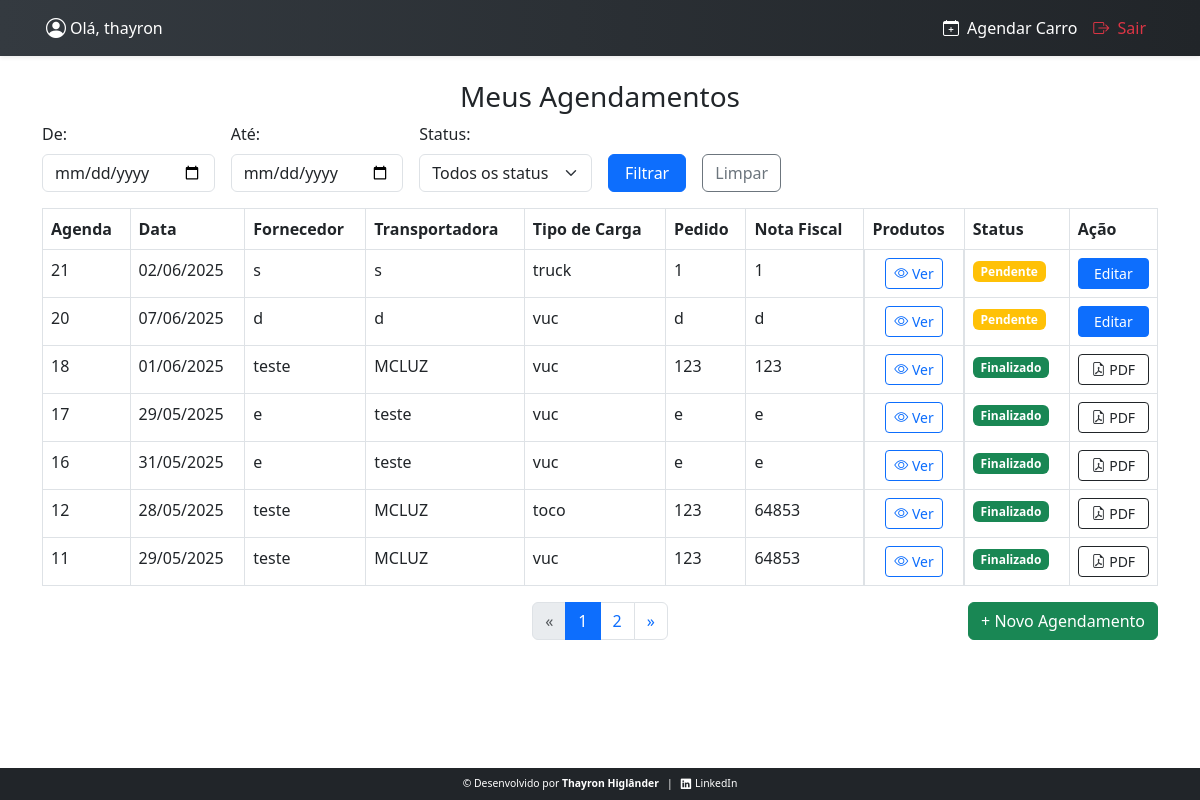
Screenshot of /agendamentos/ (signed in) with the database file from the repository.
### usuarios/models.py (models this page shows)
class CustomUser(AbstractUser):
    is_gerente = models.BooleanField(default=False)

### agendamentos/models.py (models this page shows, shortened)
class Agendamento(models.Model):
    usuario = models.ForeignKey(settings.AUTH_USER_MODEL, on_delete=models.CASCADE)
    data_hora = models.DateTimeField()
    cnpj = models.CharField(max_length=18)
    fornecedor = models.CharField(max_length=100)
    email = models.EmailField(max_length=500)
    transportadora = models.CharField(max_length=100)
    nota_fiscal = models.CharField(max_length=100)
    pedido = models.CharField(max_length=100,null=True,blank=True)
    GALPAO_CHOICES = [
        ('galpao1', 'galpão1'),
        ('galpao2', 'galpão2'),
        ('galpao3', 'galpão3'),
        ('galpao4', 'galpão4'),
    ]
    galpao = models.CharField("Galpão", max_length=20,choices=GALPAO_CHOICES,null=True,blank=True)
    TIPO_CARRO_CHOICES = [
        ('vuc', 'VUC'),
        ('toco', 'Toco'),
        ('truck', 'Truck'),
        ('carreta', 'Carreta'),
    ]
    tipo_carro = models.CharField("Tipo", max_length=20,choices=TIPO_CARRO_CHOICES,)
    STATUS_CHOICES = [
        ('pendente', 'Pendente'),
        ('confirmado', 'Confirmado'),
        ('cancelado', 'Cancelado'),
        ('finalizado', 'Finalizado'),
        ('atrasado', 'Atrasado'),
    ]
    status = models.CharField(max_length=20, choices=STATUS_CHOICES, default='pendente')
    criado_em = models.DateTimeField(auto_now_add=True)
    def cubagem_total(self):
        return self.itens.aggregate(total=Sum('cubagem'))['total'] or 0

### agendamentos/views.py (the view)
# urls.py: path('agendamentos/', views.painel_user, name='painel_user'),
@login_required
def painel_user(request):
    data_inicial = request.GET.get('data_inicial')
    data_final = request.GET.get('data_final')
    status = request.GET.get('status')
    mercadoria = request.GET.get('mercadoria')
    agendamentos = Agendamento.objects.filter(usuario=request.user)
    data_inicial = request.GET.get('data_inicial')
    data_final = request.GET.get('data_final')
    if data_inicial:
        try:
            data_inicial_date = datetime.strptime(data_inicial, '%Y-%m-%d').date()
            agendamentos = agendamentos.filter(data_hora__date__gte=data_inicial_date)
        except ValueError:
            data_inicial = ''
    if data_final:
        try:
            data_final_date = datetime.strptime(data_final, '%Y-%m-%d').date()
            agendamentos = agendamentos.filter(data_hora__date__lte=data_final_date)
        except ValueError:
            data_final = ''
    if status:
        agendamentos = agendamentos.filter(status=status)
    if mercadoria:
        agendamentos = agendamentos.filter(itens__mercadoria__icontains=mercadoria).distinct()
    agendamentos = agendamentos.order_by('-id')
    paginator = Paginator(agendamentos, 7)
    page_number = request.GET.get('page')
    page_obj = paginator.get_page(page_number)
    context = {
        'page_obj': page_obj,
        'data_inicial': data_inicial,
        'data_final': data_final,
        'mercadoria': mercadoria,
        'status': status,
        'status_choices': Agendamento.STATUS_CHOICES,
    }
    return render(request, 'agendamento/painel_user.html', context)

### templates/agendamento/painel_user.html (shortened to what this page needs)
{% extends 'base.html' %}
{% block content %}
<h3 class="text-center">Meus Agendamentos</h3>
<form method="get" class="row g-3 mb-3">
   <div class="col-6 col-md-2">
        <label for="data_inicial" class="form-label">De:</label>
        <input type="date" id="data_inicial" name="data_inicial" class="form-control"
            value="{{ data_inicial|default:'' }}">
    </div>
    <div class="col-6 col-md-2">
        <label for="data_final" class="form-label">Até:</label>
        <input type="date" id="data_final" name="data_final" class="form-control"
            value="{{ data_final|default:'' }}">
    </div>
    <div class="col-12 col-md-2">
        <label for="status" class="form-label">Status:</label>
        <select name="status" id="status" class="form-select">
            <option value="" {% if not status %}selected{% endif %}>Todos os status</option>
        </select>
    </div>
    <div class="col-6 col-md-1 d-grid align-self-end">
        <button type="submit" class="btn btn-primary w-100">Filtrar</button>
    </div>
    <div class="col-6 col-md-1 d-grid align-self-end">
        <a href="{% url 'painel_user' %}" class="btn btn-outline-secondary w-100">Limpar</a>
    </div>
</form>
<table class="table table-bordered">
    <thead class="thead-dark">
        <tr>
            <th>Agenda</th>
            <th>Data</th>
            <th>Fornecedor</th>
            <th>Transportadora</th>
            <th>Tipo de Carga</th>
            <th>Pedido</th>
            <th>Nota Fiscal</th>
            <th>Produtos</th>
            <th>Status</th>
            <th>Ação</th>
        </tr>
    </thead>
    <tbody>
        {% for ag in page_obj %}
        <tr>
            <td data-label="Agenda">{{ ag.id }}</td>
            <td data-label="Data">{{ ag.data_hora|date:"d/m/Y" }}</td>
            <td data-label="Fornecedor">{{ ag.fornecedor }}</td>
            <td data-label="Transportadora">{{ ag.transportadora }}</td>
            <td data-label="Tipo de Carga">{{ ag.tipo_carro }}</td>
            <td data-label="Pedido">{{ ag.pedido }}</td>
            <td data-label="Nota Fiscal">{{ ag.nota_fiscal }}</td>
            <td data-label="Produtos" class="produtos-cell text-center">
                {% if ag.itens.exists %}
                <button type="button" class="btn btn-outline-primary btn-sm btn-ver-produtos" data-bs-toggle="modal" data-bs-target="#produtosModal{{ ag.id }}">
                    <i class="bi bi-eye"></i> Ver
                </button>
                {% else %}
                <span class="text-muted">Nenhum produto</span>
                {% endif %}
            </td>
            <td data-label="Status">
                {% if ag.status == 'pendente' %}
                    <span class="badge bg-warning">Pendente</span>
                {% elif ag.status == 'confirmado' %}
                    <span class="badge bg-info">Confirmado</span>
                {% elif ag.status == 'cancelado' %}
                    <span class="badge bg-danger">Cancelado</span>
                {% elif ag.status == 'finalizado' %}
                    <span class="badge bg-success">Finalizado</span>
                {% elif ag.status == 'atrasado' %}
                        <span class="badge bg-dark">Atrasado</span>
                {% endif %}
            </td>
            <td data-label="Ação">
                {% if ag.status == 'pendente' %}
                <a href="{% url 'agendamento_editar' ag.pk %}" class="btn btn-primary btn-sm w-100">Editar</a>
                {% else %}
                <a href="{% url 'baixar_agendamento_pdf' ag.id %}" class="btn btn-outline-dark btn-sm w-100" target="_blank">
                    <i class="bi bi-file-earmark-pdf"></i> PDF
                </a>
                {% endif %}
            </td>
        </tr>
        {% empty %}
        <tr>
            <td colspan="10" class="text-center">Nenhum agendamento cadastrado.</td>
        </tr>
        {% endfor %}
    </tbody>
</table>
<div class="position-relative mb-4">
    <div class="d-flex justify-content-center">
        {% include 'paginacao.html' %}
    </div>
    <a href="{% url 'agendamento_criar' %}"
       class="btn btn-success position-absolute top-0 end-0">
       + Novo Agendamento
    </a>
</div>
{% endblock %}

### templates/base.html (shortened to what this page needs)
{% load static %}
<!DOCTYPE html>
<html lang="pt-br">
<head>
    <link rel="stylesheet" href="{% static 'css/styles.css' %}" />
    <link
        rel="stylesheet"
        href="https://cdn.jsdelivr.net/npm/bootstrap@5.3.0/dist/css/bootstrap.min.css"
    />
    <link
        rel="stylesheet"
        href="https://cdn.jsdelivr.net/npm/bootstrap-icons@1.10.5/font/bootstrap-icons.css"
    />
</head>
<body>
<nav class="navbar navbar-expand-lg shadow-sm">
    <div class="container position-relative">
        {% if user.is_authenticated %}
            <div class="navbar-user-left d-none d-sm-flex align-items-center position-absolute start-0 ps-3" style="top: 50%; transform: translateY(-50%); z-index: 1000;">
                <i class="bi bi-person-circle fs-5 text-white me-1"></i>
                <span class="text-white">Olá, {{ request.user }}</span>
            </div>
        {% endif %}
        <div class="collapse navbar-collapse" id="navbarNav">
            <ul class="navbar-nav ms-auto align-items-center">
                {% if user.is_authenticated %}
                    <li class="nav-item">
                        <a class="nav-link" href="{% url 'agendamento_criar' %}">
                            <i class="bi bi-calendar-plus me-1"></i> Agendar Carro
                        </a>
                    </li>
                    <li class="nav-item">
                        <a class="nav-link text-danger" href="{% url 'logout' %}">
                            <i class="bi bi-box-arrow-right me-1"></i> Sair
                        </a>
                    </li>
                {% else %}
                    <li class="nav-item">
                        <a class="nav-link" href="{% url 'login' %}">
                            <i class="bi bi-box-arrow-in-right me-1"></i> Entrar
                        </a>
                    </li>
                {% endif %}
            </ul>
        </div>
    </div>
</nav>
<main class="container my-4">
    {% block content %}{% endblock %}
</main>
<footer class="fixed-bottom py-2 bg-dark text-white">
    <div class="container d-flex justify-content-center align-items-center gap-2 flex-wrap">
        <span>© Desenvolvido por <strong>Thayron Higlânder</strong></span>
        <span class="text-white">|</span>
        <a href="https://www.linkedin.com/in/thayron-higlander" target="_blank" class="text-white text-decoration-none d-flex align-items-center">
            <i class="bi bi-linkedin me-1"></i> LinkedIn
        </a>
    </div>
</footer>
</body>
</html>

### staticfiles/css/styles.css (style rules this page uses)
body { padding-bottom: 90px; background-color: #f8f9fa; }
.navbar { background: linear-gradient(to right, #343a40, #212529); min-height: 56px; position: relative; padding-top: 0.3rem; padding-bottom: 0.3rem; overflow: visible; }
.navbar-brand, .nav-link, .navbar-text { font-weight: 500; color: white !important; }
.navbar .container { display: flex; align-items: center; justify-content: space-between; padding-left: 1rem; padding-right: 1rem; position: relative; }
footer { background-color: #212529; font-size: 0.65rem; color: #f8f9fa; width: 100%; position: fixed; bottom: 0; left: 0; padding: 0.3rem 0.8rem; white-space: nowrap; overflow-x: auto; }
footer a { color: #f8f9fa; text-decoration: none; }

### templates/agendamento/painel_user.html (style rules this page uses)
.produtos-cell { display: flex; justify-content: center; align-items: center; height: 100%; position: relative; }
.produtos-cell .btn-ver-produtos { position: static; transform: none; }

### rows the page displays
CustomUser: user "thayron"
Agendamento: id "21", data_hora "02/06/2025", fornecedor "s", transportadora "s", tipo_carro "truck", pedido "1", nota_fiscal "1", status "Pendente"
Agendamento: id "20", data_hora "07/06/2025", fornecedor "d", transportadora "d", tipo_carro "vuc", pedido "d", nota_fiscal "d", status "Pendente"
Agendamento: id "18", data_hora "01/06/2025", fornecedor "teste", transportadora "MCLUZ", tipo_carro "vuc", pedido "123", nota_fiscal "123", status "Finalizado"
Agendamento: id "17", data_hora "29/05/2025", fornecedor "e", transportadora "teste", tipo_carro "vuc", pedido "e", nota_fiscal "e", status "Finalizado"
Agendamento: id "16", data_hora "31/05/2025", fornecedor "e", transportadora "teste", tipo_carro "vuc", pedido "e", nota_fiscal "e", status "Finalizado"
Agendamento: id "12", data_hora "28/05/2025", fornecedor "teste", transportadora "MCLUZ", tipo_carro "toco", pedido "123", nota_fiscal "64853", status "Finalizado"
Agendamento: id "11", data_hora "29/05/2025", fornecedor "teste", transportadora "MCLUZ", tipo_carro "vuc", pedido "123", nota_fiscal "64853", status "Finalizado"

### other values shown
{{ num }} "1"
{{ num }} "2"
